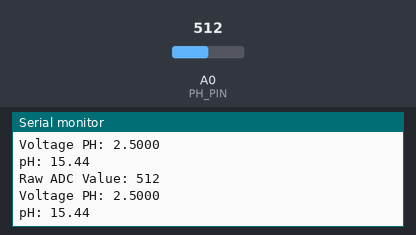
Bench run of a sketch on a simulated Arduino Uno, built with avr-gcc and run on an emulated ATmega328P. Parts: the last lines printed to the serial monitor. The inputs (shaded band) are chosen by the test bench; at power-on: A0 (PH_PIN) = 512.

Above: at 2.8 s.
2.9 s: A0 (PH_PIN) set to 716
At 3.8 s:
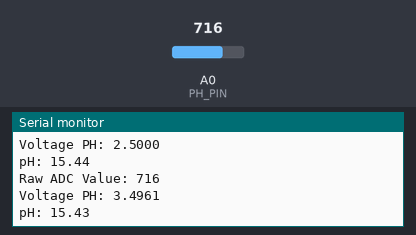
4.4 s: A0 (PH_PIN) set to 900
At 5.8 s:
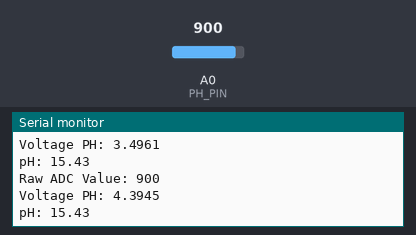
Timing chart, 0 to 7.4 s (numbered marks = the images above; inputs shaded):
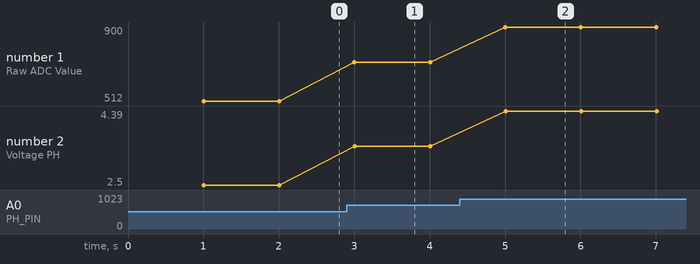

The sketch:

DFRobot_PH_Test.ino
```cpp
#include "DFRobot_PH.h"
#include <EEPROM.h>

#define PH_PIN A0
float voltagePH, phValue, temperature = 25;

DFRobot_PH ph;

void setup()
{
  Serial.begin(115200);
  ph.begin();
}

void loop()
{
  static unsigned long timepoint = millis();
  if (millis() - timepoint > 1000U) { // Time interval: 1s
    timepoint = millis();

    // Read temperature
    temperature = readTemperature(); // Implement this function correctly

    // Read raw ADC value and calculate voltage
    int rawValue = analogRead(PH_PIN);
    voltagePH = rawValue / 1024.0 * 5; // Assuming a 5V reference

    // Debugging outputs
    Serial.print("Raw ADC Value: ");
    Serial.println(rawValue);
    Serial.print("Voltage PH: ");
    Serial.println(voltagePH, 4);

    ph.calibration(voltagePH, temperature);

    // Attempt to read pH value

    phValue = ph.readPH(voltagePH, temperature);

    if (isnan(phValue)) {
      Serial.print("Error calculating pH. Voltage: ");
      Serial.println(voltagePH, 4);
      Serial.print("Temperature: ");
      Serial.println(temperature, 2);
    } else {
      Serial.print("pH: ");
      Serial.println(phValue, 2);
    }
  }
}

// Implement your temperature reading function
float readTemperature()
{
  // Replace this placeholder with actual temperature sensor reading logic
  return 25.0; // Placeholder for testing
}
```

Measured:
- after the input at 2.9 s, the serial monitor: prints a new line after 0.10 s (image 1)
- after the input at 4.4 s, the serial monitor: prints a new line after 0.61 s (image 2)
- plotted number 1: 512 → 716 after the input at 2.9 s, 716 → 900 after the input at 4.4 s
- plotted number 2: 2.5 → 3.5 after the input at 2.9 s, 3.5 → 4.39 after the input at 4.4 s
